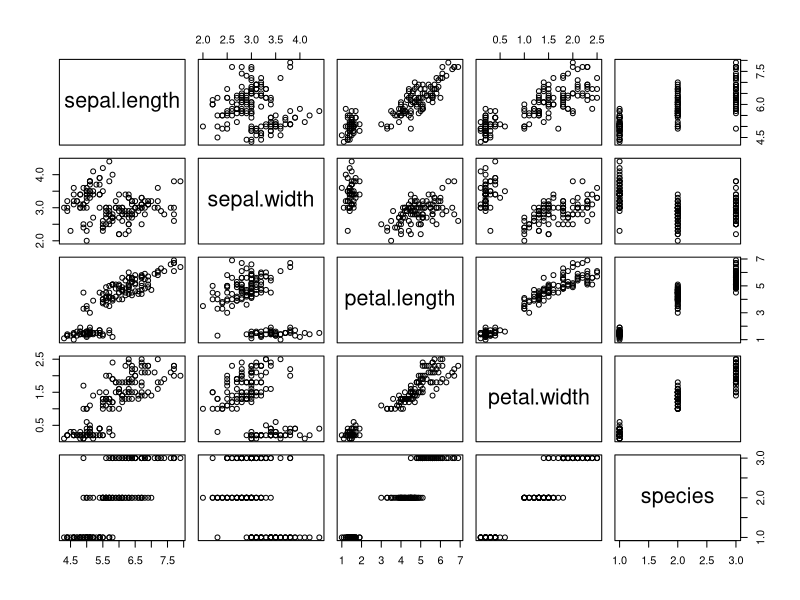
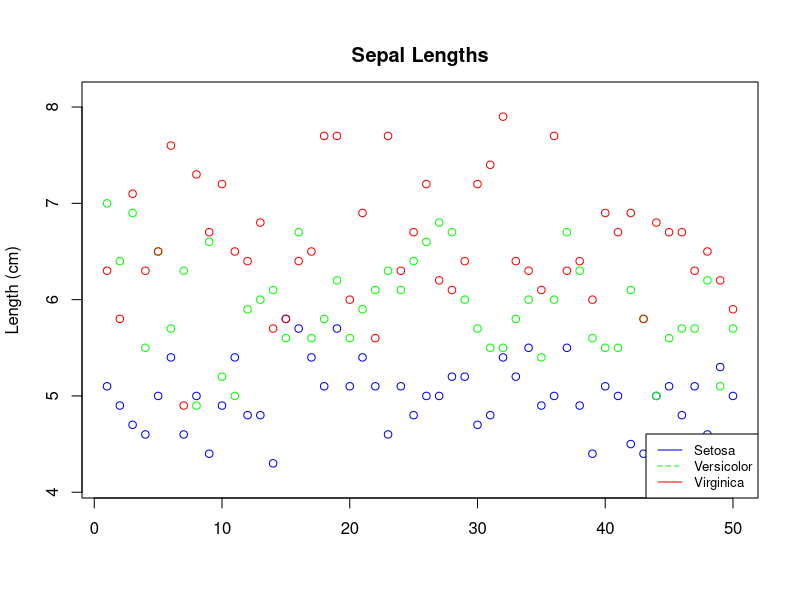
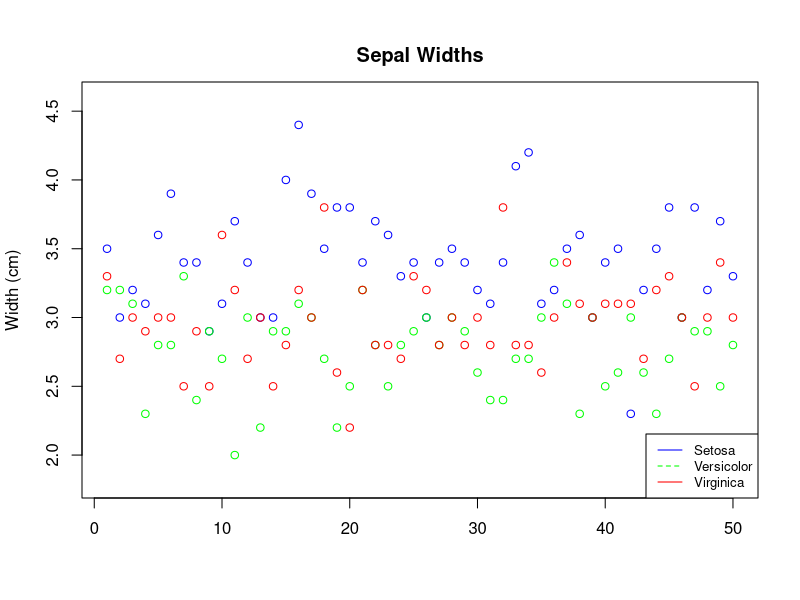
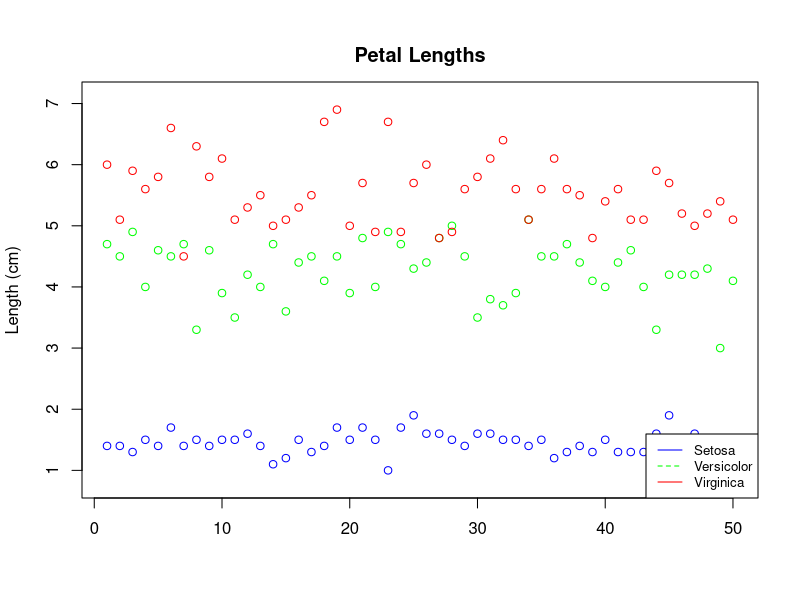
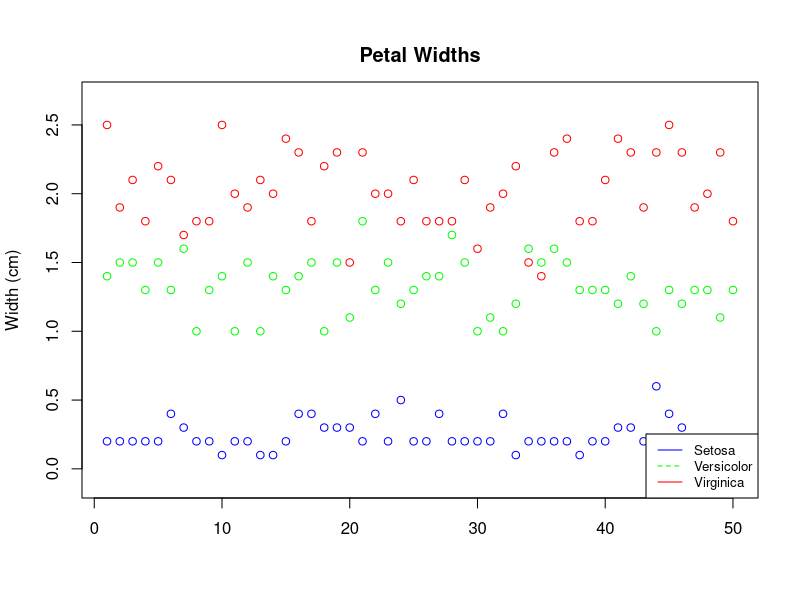
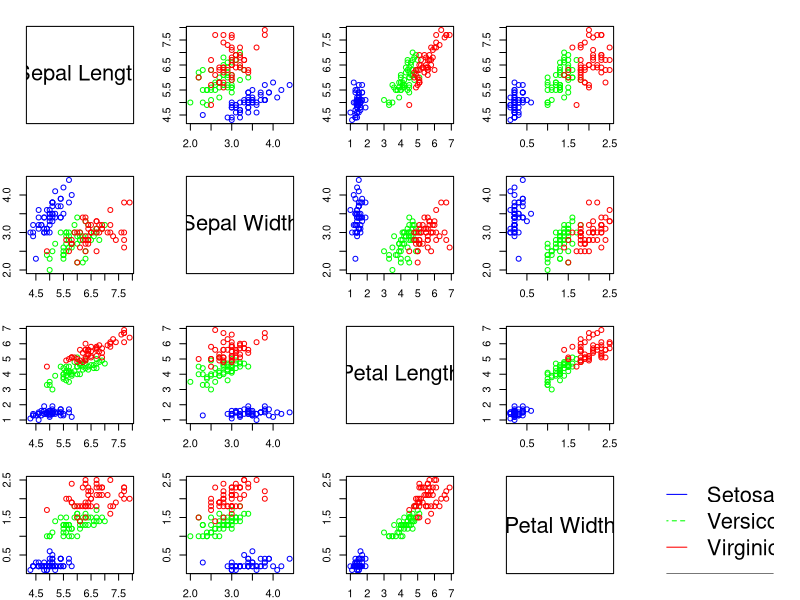
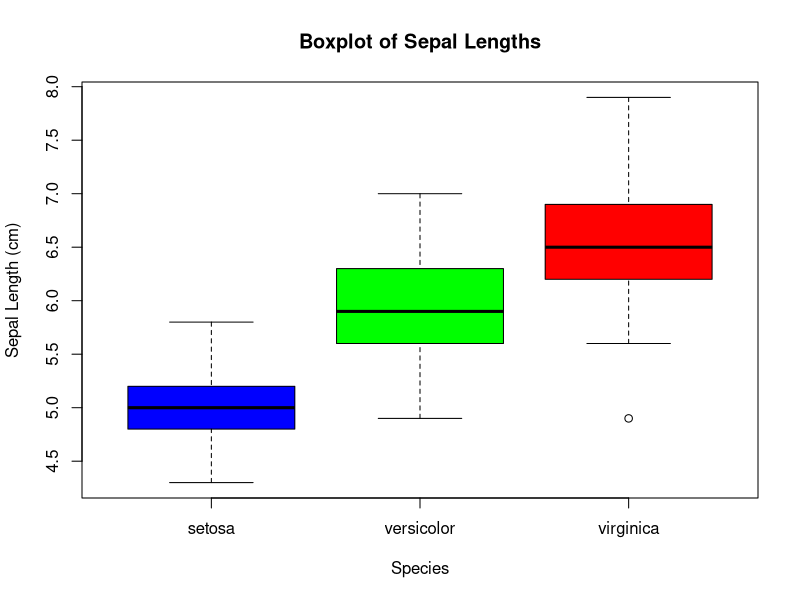
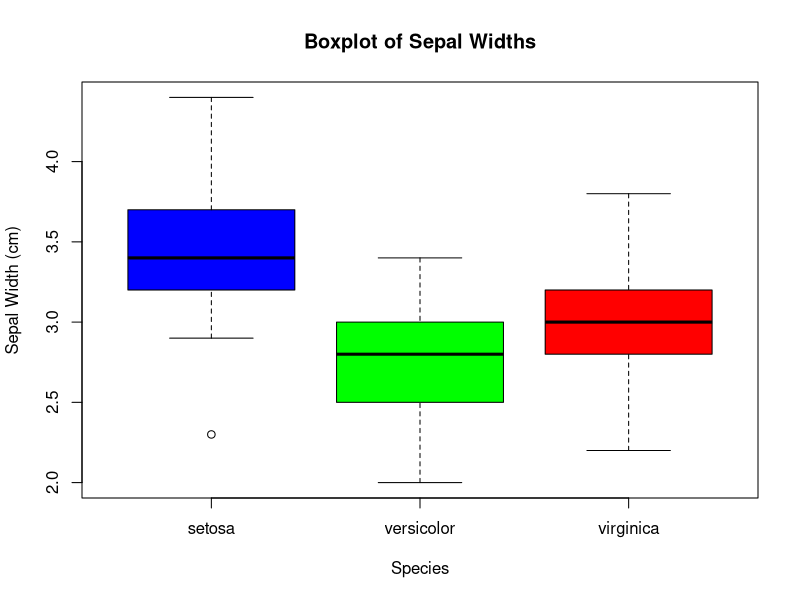

The R script that drew these images, in order:
# Load packages
library(dplyr)

# Load data
data(iris)
summary(iris)

# Split dataset into different species
#setosa, virginica, versicolor
names(iris) <- tolower(names(iris))
setosa <- filter(iris, species == 'setosa')
virginica <- filter(iris, species == 'virginica')
versicolor <- filter(iris, species == 'versicolor')

# Split species into petal & sepal length/width
setosa.sepal.length = setosa$sepal.length
setosa.sepal.width = setosa$sepal.width
setosa.petal.length = setosa$petal.length
setosa.petal.width = setosa$petal.width
versicolor.sepal.length = versicolor$sepal.length
versicolor.sepal.width = versicolor$sepal.width
versicolor.petal.length = versicolor$petal.length
versicolor.petal.width = versicolor$petal.width
virginica.sepal.length = virginica$sepal.length
virginica.sepal.width = virginica$sepal.width
virginica.petal.length = virginica$petal.length
virginica.petal.width = virginica$petal.width

#plot(setosa)
#plot(setosa$petal.length, setosa$petal.width)
# Colors:
# Setosa  Versicolor  Virginica
# Blue    Green       Red
colors <- c('Setosa'='blue', 'Versicolor'='green', 'Virginica'='red')

# *********************
# PART 1: Plots
# *********************

# IRIS Template
png('iris_gray.png')
plot(iris)
dev.off()

# Plot sepal lengths
png('old_sepal_length.png')
plot(setosa.sepal.length, col=colors['Setosa'], xlab='', ylab='Length (cm)', ylim=c(4.1, 8.1))
points(versicolor.sepal.length, col=colors['Versicolor'])
points(virginica.sepal.length, col=colors['Virginica'])
legend('bottomright', legend=c('Setosa', 'Versicolor', 'Virginica'), col=c(colors['Setosa'], colors['Versicolor'], colors['Virginica']), lty = 1:2, cex = 0.8) 
title('Sepal Lengths', line=1)
dev.off()

# plot sepal widths
png('old_sepal_width.png')
plot(setosa.sepal.width, col=colors['Setosa'], xlab='', ylab='Width (cm)', ylim=c(1.8, 4.6))
points(versicolor.sepal.width, col=colors['Versicolor'])
points(virginica.sepal.width, col=colors['Virginica'])
legend('bottomright', legend=c('Setosa', 'Versicolor', 'Virginica'), col=c(colors['Setosa'], colors['Versicolor'], colors['Virginica']), lty = 1:2, cex = 0.8) 
title('Sepal Widths', line=1)
dev.off()

# Plot petal lengths
png('old_petal_length.png')
plot(setosa.petal.length, col=colors['Setosa'], xlab='', ylab='Length (cm)', ylim=c(0.8, 7.1))
points(versicolor.petal.length, col=colors['Versicolor'])
points(virginica.petal.length, col=colors['Virginica'])
legend('bottomright', legend=c('Setosa', 'Versicolor', 'Virginica'), col=c(colors['Setosa'], colors['Versicolor'], colors['Virginica']), lty = 1:2, cex = 0.8) 
title('Petal Lengths', line=1)
dev.off()

# plot petal widths
png('old_petal_width.png')
plot(setosa.petal.width, col=colors['Setosa'], xlab='', ylab='Width (cm)', ylim=c(-0.1, 2.7))
points(versicolor.petal.width, col=colors['Versicolor'])
points(virginica.petal.width, col=colors['Virginica'])
legend('bottomright', legend=c('Setosa', 'Versicolor', 'Virginica'), col=c(colors['Setosa'], colors['Versicolor'], colors['Virginica']), lty = 1:2, cex = 0.8) 
title('Petal Widths', line=1)
dev.off()


# IRIS Colors
png('iris_colored.png', width = 800, height = 640)
#title()
par(mfrow=c(4, 5), mar=c(2, 2, 2, 2))
plot(x = 0:10, y = 0:10, ann=F, bty='o', type='n', xaxt='n', yaxt='n')
text(x = 5, y = 5, 'Sepal Length', cex=2)
par(mar=c(2, 2, 2, 2))
plot(iris$sepal.width, iris$sepal.length, col=colors[iris$species])
plot(iris$petal.length, iris$sepal.length, col=colors[iris$species])
plot(iris$petal.width, iris$sepal.length, col=colors[iris$species])
plot(x = 0:10, y = 0:10, ann=F, bty='n', type='n', xaxt='n', yaxt='n')

plot(iris$sepal.length, iris$sepal.width, col=colors[iris$species])
#par(mar=c(0.5, 0.5, 0.5, 0.5))
plot(x = 0:10, y = 0:10, ann=F, bty='o', type='n', xaxt='n', yaxt='n')
text(x = 5, y = 5, 'Sepal Width', cex=2)
#par(mar=c(2, 2, 2, 2))
plot(iris$petal.length, iris$sepal.width, col=colors[iris$species])
plot(iris$petal.width, iris$sepal.width, col=colors[iris$species])
plot(x = 0:10, y = 0:10, ann=F, bty='n', type='n', xaxt='n', yaxt='n')

plot(iris$sepal.length, iris$petal.length, col=colors[iris$species])
plot(iris$sepal.width, iris$petal.length, col=colors[iris$species])
#par(mar=c(0, 0, 0, 0))
plot(x = 0:10, y = 0:10, ann=F, bty='o', type='n', xaxt='n', yaxt='n')
text(x = 5, y = 5, 'Petal Length', cex=2)
par(mar=c(2, 2, 2, 2))
plot(iris$petal.width, iris$petal.length, col=colors[iris$species])
plot(x = 0:10, y = 0:10, ann=F, bty='n', type='n', xaxt='n', yaxt='n')

plot(iris$sepal.length, iris$petal.width, col=colors[iris$species])
plot(iris$sepal.width, iris$petal.width, col=colors[iris$species])
plot(iris$petal.length, iris$petal.width, col=colors[iris$species])
#par(mar=c(0, 0, 0, 0))
plot(x = 0:10, y = 0:10, ann=F, bty='o', type='n', xaxt='n', yaxt='n')
text(x = 5, y = 5, 'Petal Width', cex=2)
par(mar=c(2, 2, 2, 2))
plot(x = 0:10, y = 0:10, ann=F, bty='n', type='n', xaxt='n', yaxt='n')
legend('bottom', legend=c('Setosa', 'Versicolor', 'Virginica'), col=c(colors['Setosa'], colors['Versicolor'], colors['Virginica']), lty = 1:2, cex = 2)
dev.off()


# *********************
# PART 2: Boxplots
# *********************

# Sepal Length
png('box_sepal_length.png')
boxplot(sepal.length ~ species, data=iris, col=colors,
        main='Boxplot of Sepal Lengths', xlab='Species', ylab='Sepal Length (cm)')
dev.off()


# Sepal Width
png('box_sepal_width.png')
boxplot(sepal.width ~ species, data=iris, col=colors,
        main='Boxplot of Sepal Widths',
        xlab='Species', ylab='Sepal Width (cm)')
dev.off()

# Petal Length
png('box_petal_length.png')
boxplot(petal.length ~ species, data=iris, col=colors,
        main='Boxplot of Petal Lengths',
        xlab='Species', ylab='Petal Length (cm)')
dev.off()

# Petal Width
png('box_petal_width.png')
boxplot(petal.width ~ species, data=iris, col=colors,
        main='Boxplot of Petal Widths',
        xlab='Species', ylab='Petal Width (cm)')
dev.off()